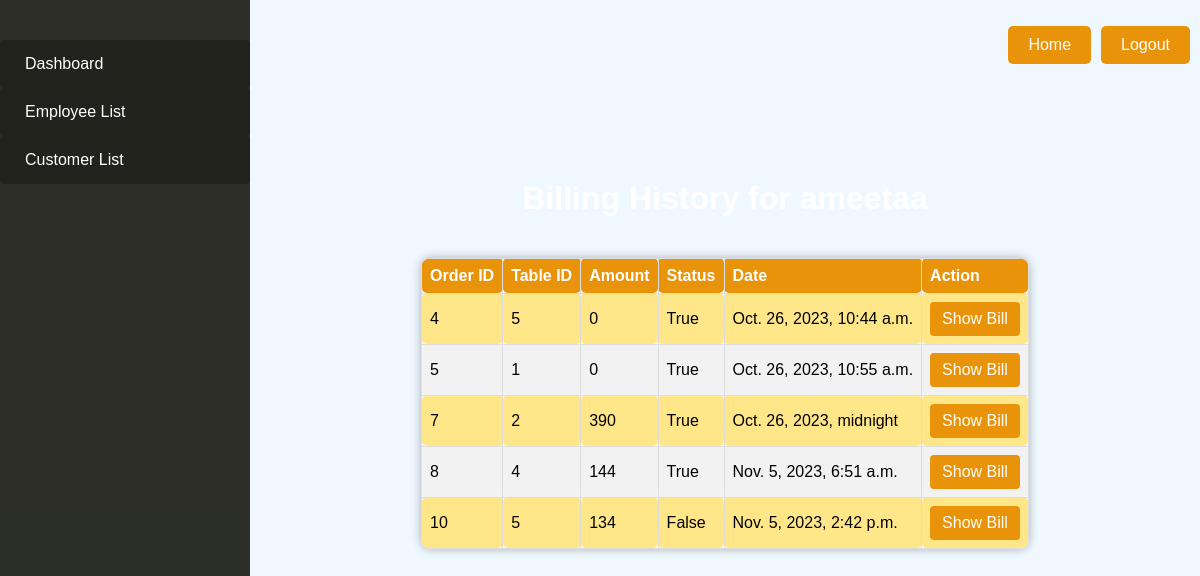
/menu/billing_history/2/, run on the app's committed database.
### orders/models.py (models this page shows, shortened)
class Bills(models.Model):
    order_id = models.AutoField(primary_key=True)
    table_id = models.IntegerField(default=0)
    userId = models.ForeignKey(Customer,on_delete=models.CASCADE)
    amount = models.IntegerField(default=0)
    status=models.BooleanField(default=False)
    date = models.DateTimeField(auto_now_add=True)  # Add this field for the date

### manager/views.py (the view)
# urls.py: path('billing_history/<int:customer_id>/', billing_history, name='billing_history'),
def billing_history(request, customer_id):
    customer = get_object_or_404(Customer, pk=customer_id)
    bills = Bills.objects.filter(userId=customer)
    return render(request, 'manager/billing_history.html', {'customer': customer, 'bills': bills})

### manager/templates/manager/billing_history.html (shortened to what this page needs)
<!DOCTYPE html>
<html lang="en">
    <head>
    </head>
<body>
    <header class="fixed-header">
        <nav>
            <ul class="nav-list">
                <li><a href="{% url 'home' %}">Home</a></li>
                <li><a href="{% url 'logout' %}">Logout</a></li>
            </ul>
        </nav>
    </header>
    <nav class="sidebar sidebar-offcanvas" id="sidebar">
        <ul class="nav">
            <li class="nav-item">
              <a class="nav-link" href= "{% url 'manager_dashboard' %}">
                <span class="menu-title">Dashboard</span>
              </a>
            </li>
            <li class="nav-item">
              <a class="nav-link" href="{% url 'employee_list' %}">
                <span class="menu-title">Employee List</span>
              </a>
            </li>
             <li class="nav-item">
              <a class="nav-link" href="{% url 'customer_list' %}">
                <span class="menu-title">Customer List</span>
              </a>
            </li>
          </ul>
    </nav>
    <div class="container " style="margin-left: 250px;">
        <div class="vstack g-5">
            <h1 style="font-family: Impact, Haettenschweiler, 'Arial Narrow Bold', sans-serif; margin-top: -20%;">Billing History for {{ customer.name }}</h1>
            <table>
                <tr>
                    <th>Order ID</th>
                    <th>Table ID</th>
                    <th>Amount</th>
                    <th>Status</th>
                    <th>Date</th>
                    <th>Action</th>
                </tr>
                {% for bill in bills %}
                    <tr>
                        <td>{{ bill.order_id }}</td>
                        <td>{{ bill.table_id }}</td>
                        <td>{{ bill.amount }}</td>
                        <td>{{ bill.status }}</td>
                        <td>{{ bill.date }}</td>
                        <td><a href="{% url 'generate_bill' order_id=bill.order_id %}">Show Bill</a></td>
                    </tr>
                {% endfor %}
            </table>
        </div>
    </div>
</body>
</html>

### manager/templates/manager/billing_history.html (style rules this page uses)
body { font-family: Arial, sans-serif; display: flex; align-items: center; justify-content: center; height: 100vh; margin: 0; background-color: #f0f8ff; background-image: url('/static/users/empbg.jpg'); background-size: cover; background-repeat: no-repeat; background-attachment: fixed; background-position: center center; position: relative; }
h1 { color: white; }
table { width: 100%; border-collapse: collapse; margin-top: 20px; border-radius: 10px; overflow: hidden; box-shadow: 0 0 10px rgba(0, 0, 0, 0.3); }
th, td { border: 1px solid #ddd; padding: 8px; text-align: left; border-radius: 5px; }
td { font-family:Verdana, Geneva, Tahoma, sans-serif }
tr:nth-child(even) { background-color: #ffe789; }
tr:nth-child(odd) { background-color: #f2f2f2; }
#sidebar { position: fixed; top: 0; left: 0; width: 250px; height: 100%; background: #21221cf1; color: #f8eded; overflow-y: auto; transition: all 0.3s; z-index: 200; }
#sidebar ul.nav { list-style: none; padding: 0; margin-top: 40px; }
#sidebar ul.nav li { margin: 0; padding: 0; }
#sidebar ul.nav li a { display: block; padding: 15px; text-decoration: none; color: #fff; background-color: #21221cf1; transition: background-color 0.3s; }
#sidebar ul.nav li span.menu-title { display: inline-block; }
a { display: inline-block; padding: 8px 12px; background-color: #e9930a; color: white; text-decoration: none; border-radius: 4px; }
th { background-color: #e9930a; color: white; font-family:Verdana, Geneva, Tahoma, sans-serif; }
.vstack { display: flex; flex-direction: column; align-items: center; justify-content: center; margin-top: 50px; }
.fixed-header { position: fixed; top: 0; left: 0; width: 100%; z-index: 100; color: #fff; padding: 10px 0; }
.nav-list { list-style: none; display: flex; justify-content: flex-end; padding: 0; }
.nav-list li { margin-right: 10px; }
.nav-list li a { display: inline-block; padding: 10px 20px; background-color: #e9930a; color: #fff; text-decoration: none; border-radius: 5px; transition: background-color 0.3s; }

### data on the page
Bills: order_id "4", table_id "5", amount "0", status "True", date "Oct. 26, 2023, 10:44 a.m."
Bills: order_id "5", table_id "1", amount "0", status "True", date "Oct. 26, 2023, 10:55 a.m."
Bills: order_id "7", table_id "2", amount "390", status "True", date "Oct. 26, 2023, midnight"
Bills: order_id "8", table_id "4", amount "144", status "True", date "Nov. 5, 2023, 6:51 a.m."
Bills: order_id "10", table_id "5", amount "134", status "False", date "Nov. 5, 2023, 2:42 p.m."
